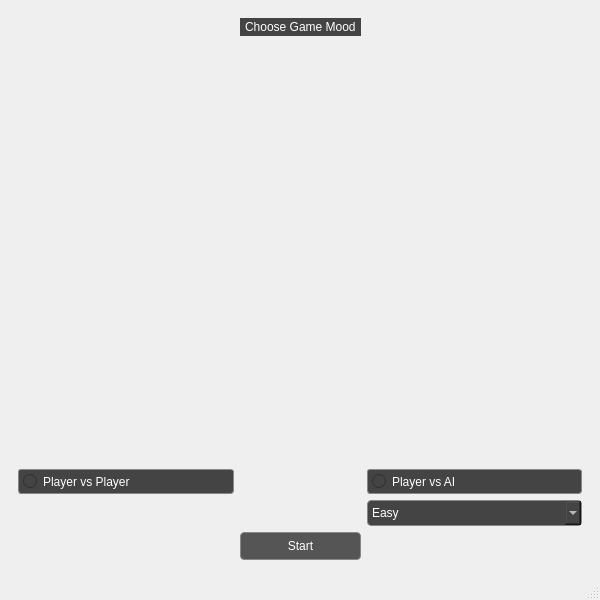
<?xml version="1.0" encoding="UTF-8"?>
<ui version="4.0">
 <class>MainWindow</class>
 <widget class="QMainWindow" name="MainWindow">
  <property name="geometry">
   <rect>
    <x>0</x>
    <y>0</y>
    <width>600</width>
    <height>600</height>
   </rect>
  </property>
  <property name="windowTitle">
   <string>MainWindow</string>
  </property>
  <property name="styleSheet">
   <string notr="true">QWidget#loginPage,
QWidget#modeSelectionPage,
QStackedWidget {
    background-image: url(:/img/img/HomePage.png);
    background-repeat: no-repeat;
    background-position: center;
}

/* Text input fields */
QLineEdit {
    background-color: #444444;
    color: white;
    border: 1px solid #888888;
    padding: 4px;
}

/* Labels */
QLabel {
    color: white;
    background-color: #444444;
    padding: 2px;
}

/* Buttons */
QPushButton {
    background-color: #555555;
    color: white;
    border: 1px solid #888888;
    padding: 6px;
    border-radius: 4px;
}

QPushButton:hover {
    background-color: #666666;
}

QPushButton:pressed {
    background-color: #333333;
}

/* Radio Buttons */
QRadioButton {
    color: white;
    background-color: #444444;
    border: 1px solid #888888;
    padding: 4px;
    border-radius: 3px;
border-image: url(:/img/img/gray.jpg) 0 0 0 0 stretch stretch;

}
</string>
  </property>
  <widget class="QWidget" name="centralwidget">
   <layout class="QVBoxLayout" name="verticalLayout_2">
    <item>
     <widget class="QStackedWidget" name="stackedWidget">
      <property name="styleSheet">
       <string notr="true">QWidget {
	border-image: url(:/img/img/HomePage.png) 0 0 0 0 stretch stretch;
    background-repeat: no-repeat;
    background-position: center;
    background-size: cover;
}
QLineEdit {
    border-image: url(:/img/img/gray.jpg) 0 0 0 0 stretch stretch;
    color: white;
    border: 1px solid #888888;
    padding: 4px;
}

QLabel {
    border-image: url(:/img/img/gray.jpg) 0 0 0 0 stretch stretch;
    color: white;
}

QPushButton {
    background-color: #555555;
    color: white;
    border: 1px solid #888888;
    padding: 6px;
    border-radius: 4px;
    border-image: url(:/img/img/gray.jpg) 0 0 0 0 stretch stretch;

}

QPushButton:hover {
    background-color: #666666;
}

QPushButton:pressed {
    background-color: #333333;
}</string>
      </property>
      <property name="currentIndex">
       <number>1</number>
      </property>
      <widget class="QWidget" name="loginPage">
       <property name="styleSheet">
        <string notr="true"/>
       </property>
       <layout class="QGridLayout" name="gridLayout_3">
        <item row="0" column="0">
         <layout class="QGridLayout" name="gridLayout_2">
          <item row="1" column="0">
           <widget class="QLabel" name="label_2">
            <property name="sizePolicy">
             <sizepolicy hsizetype="Preferred" vsizetype="Fixed">
              <horstretch>0</horstretch>
              <verstretch>0</verstretch>
             </sizepolicy>
            </property>
            <property name="text">
             <string>Password:</string>
            </property>
           </widget>
          </item>
          <item row="0" column="1">
           <layout class="QHBoxLayout" name="horizontalLayout">
            <item>
             <widget class="QLineEdit" name="usernameEdit">
              <property name="sizePolicy">
               <sizepolicy hsizetype="Preferred" vsizetype="Fixed">
                <horstretch>0</horstretch>
                <verstretch>0</verstretch>
               </sizepolicy>
              </property>
              <property name="styleSheet">
               <string notr="true"/>
              </property>
              <property name="placeholderText">
               <string>&quot;Username&quot;</string>
              </property>
             </widget>
            </item>
            <item>
             <spacer name="horizontalSpacer_9">
              <property name="orientation">
               <enum>Qt::Orientation::Horizontal</enum>
              </property>
              <property name="sizeType">
               <enum>QSizePolicy::Policy::Expanding</enum>
              </property>
              <property name="sizeHint" stdset="0">
               <size>
                <width>40</width>
                <height>20</height>
               </size>
              </property>
             </spacer>
            </item>
           </layout>
          </item>
          <item row="1" column="1">
           <layout class="QHBoxLayout" name="horizontalLayout_2">
            <item>
             <widget class="QLineEdit" name="passwordEdit">
              <property name="sizePolicy">
               <sizepolicy hsizetype="Preferred" vsizetype="Fixed">
                <horstretch>0</horstretch>
                <verstretch>0</verstretch>
               </sizepolicy>
              </property>
              <property name="echoMode">
               <enum>QLineEdit::EchoMode::Password</enum>
              </property>
              <property name="readOnly">
               <bool>false</bool>
              </property>
              <property name="placeholderText">
               <string>&quot;Password&quot;</string>
              </property>
             </widget>
            </item>
            <item>
             <spacer name="horizontalSpacer_10">
              <property name="orientation">
               <enum>Qt::Orientation::Horizontal</enum>
              </property>
              <property name="sizeHint" stdset="0">
               <size>
                <width>40</width>
                <height>20</height>
               </size>
              </property>
             </spacer>
            </item>
           </layout>
          </item>
          <item row="0" column="0">
           <widget class="QLabel" name="label">
            <property name="sizePolicy">
             <sizepolicy hsizetype="Preferred" vsizetype="Fixed">
              <horstretch>0</horstretch>
              <verstretch>0</verstretch>
             </sizepolicy>
            </property>
            <property name="text">
             <string>Username:</string>
            </property>
           </widget>
          </item>
         </layout>
        </item>
        <item row="1" column="0">
         <layout class="QHBoxLayout" name="horizontalLayout_3"/>
        </item>
        <item row="2" column="0">
         <spacer name="verticalSpacer_2">
          <property name="orientation">
           <enum>Qt::Orientation::Vertical</enum>
          </property>
          <property name="sizeHint" stdset="0">
           <size>
            <width>20</width>
            <height>40</height>
           </size>
          </property>
         </spacer>
        </item>
        <item row="3" column="0">
         <layout class="QHBoxLayout" name="horizontalLayout_5">
          <item>
           <spacer name="horizontalSpacer_11">
            <property name="orientation">
             <enum>Qt::Orientation::Horizontal</enum>
            </property>
            <property name="sizeHint" stdset="0">
             <size>
              <width>40</width>
              <height>20</height>
             </size>
            </property>
           </spacer>
          </item>
          <item>
           <spacer name="horizontalSpacer_12">
            <property name="orientation">
             <enum>Qt::Orientation::Horizontal</enum>
            </property>
            <property name="sizeHint" stdset="0">
             <size>
              <width>40</width>
              <height>20</height>
             </size>
            </property>
           </spacer>
          </item>
         </layout>
        </item>
        <item row="4" column="0">
         <layout class="QHBoxLayout" name="horizontalLayout_4">
          <item>
           <spacer name="horizontalSpacer_7">
            <property name="orientation">
             <enum>Qt::Orientation::Horizontal</enum>
            </property>
            <property name="sizeHint" stdset="0">
             <size>
              <width>40</width>
              <height>20</height>
             </size>
            </property>
           </spacer>
          </item>
          <item>
           <widget class="QPushButton" name="signInButton">
            <property name="sizePolicy">
             <sizepolicy hsizetype="Minimum" vsizetype="Fixed">
              <horstretch>0</horstretch>
              <verstretch>0</verstretch>
             </sizepolicy>
            </property>
            <property name="text">
             <string>Sign In</string>
            </property>
           </widget>
          </item>
          <item>
           <widget class="QPushButton" name="signUpButton">
            <property name="styleSheet">
             <string notr="true">QLineEdit {
    background-color: #444444;
    color: white;
    border: 1px solid #888888;
    padding: 4px;
}

QLabel {
    color: white;
}

QPushButton {
    background-color: #555555;
    color: white;
    border: 1px solid #888888;
    padding: 6px;
    border-radius: 4px;
}

QPushButton:hover {
    background-color: #666666;
}

QPushButton:pressed {
    background-color: #333333;
}</string>
            </property>
            <property name="text">
             <string>Sign Up</string>
            </property>
           </widget>
          </item>
          <item>
           <widget class="QPushButton" name="guestButton">
            <property name="sizePolicy">
             <sizepolicy hsizetype="Minimum" vsizetype="Fixed">
              <horstretch>0</horstretch>
              <verstretch>0</verstretch>
             </sizepolicy>
            </property>
            <property name="styleSheet">
             <string notr="true"/>
            </property>
            <property name="text">
             <string>Play as Guest</string>
            </property>
           </widget>
          </item>
          <item>
           <spacer name="horizontalSpacer_8">
            <property name="orientation">
             <enum>Qt::Orientation::Horizontal</enum>
            </property>
            <property name="sizeHint" stdset="0">
             <size>
              <width>40</width>
              <height>20</height>
             </size>
            </property>
           </spacer>
          </item>
         </layout>
        </item>
       </layout>
      </widget>
      <widget class="QWidget" name="modeSelectionPage">
       <property name="styleSheet">
        <string notr="true"/>
       </property>
       <layout class="QVBoxLayout" name="verticalLayout">
        <item>
         <layout class="QGridLayout" name="gridLayout">
          <item row="6" column="3">
           <spacer name="horizontalSpacer_6">
            <property name="orientation">
             <enum>Qt::Orientation::Horizontal</enum>
            </property>
            <property name="sizeHint" stdset="0">
             <size>
              <width>40</width>
              <height>20</height>
             </size>
            </property>
           </spacer>
          </item>
          <item row="4" column="3">
           <widget class="QComboBox" name="aiDifficultyCombo">
            <property name="enabled">
             <bool>false</bool>
            </property>
            <property name="sizePolicy">
             <sizepolicy hsizetype="Preferred" vsizetype="Fixed">
              <horstretch>0</horstretch>
              <verstretch>0</verstretch>
             </sizepolicy>
            </property>
            <property name="styleSheet">
             <string notr="true">QComboBox {
    background-color: #444444;
    color: white;
    border: 1px solid #888888;
    padding: 4px;
    border-radius: 4px;
}

QComboBox QAbstractItemView {
    background-color: #444444;
    color: white;
    selection-background-color: #666666;
    selection-color: white;
    border: 1px solid #888888;
}
</string>
            </property>
            <property name="currentText">
             <string>Easy</string>
            </property>
            <property name="iconSize">
             <size>
              <width>40</width>
              <height>40</height>
             </size>
            </property>
            <property name="frame">
             <bool>false</bool>
            </property>
            <item>
             <property name="text">
              <string>Easy</string>
             </property>
             <property name="icon">
              <iconset resource="resources.qrc">
               <normaloff>:/img/img/easy.jpg</normaloff>:/img/img/easy.jpg</iconset>
             </property>
            </item>
            <item>
             <property name="text">
              <string>Normal</string>
             </property>
             <property name="icon">
              <iconset resource="resources.qrc">
               <normaloff>:/img/img/medium.jpg</normaloff>:/img/img/medium.jpg</iconset>
             </property>
            </item>
            <item>
             <property name="text">
              <string>Hard</string>
             </property>
             <property name="icon">
              <iconset>
               <disabledoff>:/img/img/hard.jpg</disabledoff>
              </iconset>
             </property>
            </item>
           </widget>
          </item>
          <item row="0" column="2">
           <widget class="QLabel" name="label_3">
            <property name="sizePolicy">
             <sizepolicy hsizetype="Preferred" vsizetype="Fixed">
              <horstretch>0</horstretch>
              <verstretch>0</verstretch>
             </sizepolicy>
            </property>
            <property name="text">
             <string>Choose Game Mood</string>
            </property>
           </widget>
          </item>
          <item row="6" column="0">
           <spacer name="horizontalSpacer_5">
            <property name="orientation">
             <enum>Qt::Orientation::Horizontal</enum>
            </property>
            <property name="sizeHint" stdset="0">
             <size>
              <width>40</width>
              <height>20</height>
             </size>
            </property>
           </spacer>
          </item>
          <item row="3" column="0">
           <widget class="QRadioButton" name="vsPlayerRadio">
            <property name="text">
             <string>Player vs Player</string>
            </property>
           </widget>
          </item>
          <item row="3" column="3">
           <widget class="QRadioButton" name="vsAIRadio">
            <property name="text">
             <string>Player vs AI</string>
            </property>
           </widget>
          </item>
          <item row="6" column="2">
           <widget class="QPushButton" name="startGameButton">
            <property name="sizePolicy">
             <sizepolicy hsizetype="Minimum" vsizetype="Fixed">
              <horstretch>0</horstretch>
              <verstretch>0</verstretch>
             </sizepolicy>
            </property>
            <property name="text">
             <string>Start</string>
            </property>
           </widget>
          </item>
          <item row="1" column="2">
           <spacer name="verticalSpacer">
            <property name="orientation">
             <enum>Qt::Orientation::Vertical</enum>
            </property>
            <property name="sizeHint" stdset="0">
             <size>
              <width>20</width>
              <height>40</height>
             </size>
            </property>
           </spacer>
          </item>
         </layout>
        </item>
       </layout>
      </widget>
     </widget>
    </item>
   </layout>
  </widget>
  <widget class="QStatusBar" name="statusbar"/>
  <widget class="QMenuBar" name="menubarMenu">
   <property name="geometry">
    <rect>
     <x>0</x>
     <y>0</y>
     <width>600</width>
     <height>26</height>
    </rect>
   </property>
  </widget>
  <action name="actionGameHistory">
   <property name="enabled">
    <bool>true</bool>
   </property>
   <property name="text">
    <string>Game History</string>
   </property>
  </action>
  <action name="actionLogout">
   <property name="text">
    <string>Logout</string>
   </property>
  </action>
  <action name="actionExit">
   <property name="text">
    <string>Exit</string>
   </property>
  </action>
 </widget>
 <resources>
  <include location="resources.qrc"/>
 </resources>
 <connections/>
</ui>
